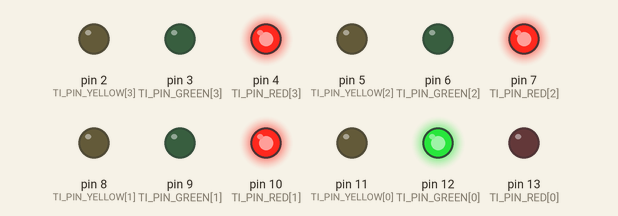
Recording of a sketch running on a simulated Arduino Uno, built with avr-gcc and run on an emulated ATmega328P. Parts: output pins drawn as LEDs (lit = HIGH).

Above: at 2.5 s.
At 4.5 s:
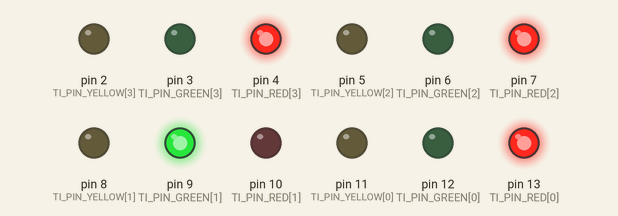
At 5.5 s:
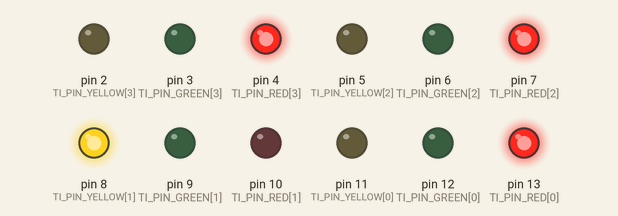
At 6.5 s:
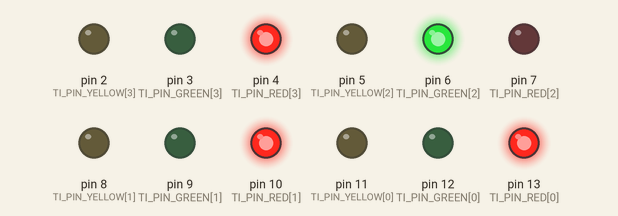
At 8.5 s:
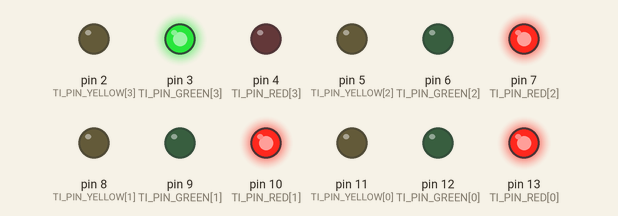
At 11.5 s:
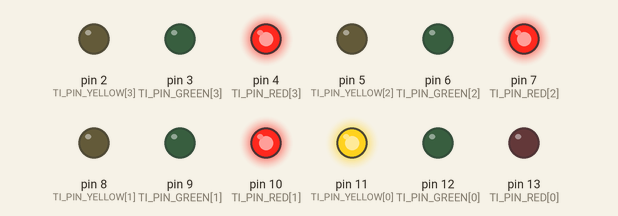
Timing chart, 0 to 12.4 s (numbered marks = the images above):
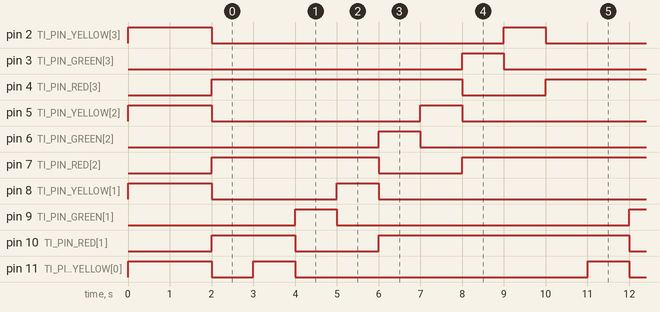

The sketch:

traffic_intersection.ino
```cpp
#include "src/logic.h"

void setup() {
  ti_init();          // all yellow while starting up
  delay(2000);
  ti_apply_phase(0);
}

void loop() {
  delay(1000);
  ti_next_phase();
}
```

logic.cpp
```cpp
#include "logic.h"

const uint8_t TI_PIN_RED[TI_NUM_DIRECTIONS]    = {13, 10, 7, 4};
const uint8_t TI_PIN_GREEN[TI_NUM_DIRECTIONS]  = {12, 9, 6, 3};
const uint8_t TI_PIN_YELLOW[TI_NUM_DIRECTIONS] = {11, 8, 5, 2};

static uint8_t g_color[TI_NUM_DIRECTIONS];
static uint8_t g_phase = 0;

void ti_init() {
  for (uint8_t d = 0; d < TI_NUM_DIRECTIONS; d++) {
    pinMode(TI_PIN_RED[d], OUTPUT);
    pinMode(TI_PIN_GREEN[d], OUTPUT);
    pinMode(TI_PIN_YELLOW[d], OUTPUT);
    ti_set_direction(d, TI_YELLOW);
  }
  g_phase = 0;
}

bool ti_set_direction(uint8_t dir, uint8_t color) {
  if (dir >= TI_NUM_DIRECTIONS || color > TI_YELLOW) {
    return false;
  }
  digitalWrite(TI_PIN_RED[dir], (color == TI_RED) ? HIGH : LOW);
  digitalWrite(TI_PIN_GREEN[dir], (color == TI_GREEN) ? HIGH : LOW);
  digitalWrite(TI_PIN_YELLOW[dir], (color == TI_YELLOW) ? HIGH : LOW);
  g_color[dir] = color;
  return true;
}

uint8_t ti_direction_color(uint8_t dir) {
  if (dir >= TI_NUM_DIRECTIONS) {
    return TI_RED;
  }
  return g_color[dir];
}

bool ti_apply_phase(uint8_t phase) {
  if (phase >= TI_NUM_PHASES) {
    return false;
  }
  uint8_t active = phase / 2;
  uint8_t color = (phase % 2 == 0) ? TI_GREEN : TI_YELLOW;
  for (uint8_t d = 0; d < TI_NUM_DIRECTIONS; d++) {
    ti_set_direction(d, (d == active) ? color : (uint8_t)TI_RED);
  }
  g_phase = phase;
  return true;
}

void ti_next_phase() {
  ti_apply_phase((g_phase + 1) % TI_NUM_PHASES);
}

uint8_t ti_phase() {
  return g_phase;
}

bool ti_is_safe() {
  uint8_t not_red = 0;
  for (uint8_t d = 0; d < TI_NUM_DIRECTIONS; d++) {
    if (g_color[d] != TI_RED) {
      not_red++;
    }
  }
  return not_red <= 1;
}
```

logic.h
```cpp
// traffic_intersection: 4-way intersection, 12 LEDs (red/green/yellow per direction), 8 phases.
// Adapted from https://github.com/rajeshThakare/Arduino-UNO-for-Absolute-Beginners (Codes/1_LED/traffic signals, MIT).
#ifndef LOGIC_H
#define LOGIC_H
#include <Arduino.h>

#define TI_NUM_DIRECTIONS 4
#define TI_NUM_PHASES 8

enum TiColor : uint8_t { TI_RED = 0, TI_GREEN = 1, TI_YELLOW = 2 };

extern const uint8_t TI_PIN_RED[TI_NUM_DIRECTIONS];     // {13, 10, 7, 4}
extern const uint8_t TI_PIN_GREEN[TI_NUM_DIRECTIONS];   // {12, 9, 6, 3}
extern const uint8_t TI_PIN_YELLOW[TI_NUM_DIRECTIONS];  // {11, 8, 5, 2}

void ti_init();                                        // pins OUTPUT; start-up state: all directions yellow
bool ti_set_direction(uint8_t dir, uint8_t color);     // drive the 3 LEDs of one direction; false if args invalid
uint8_t ti_direction_color(uint8_t dir);               // last color set for a direction (TI_RED if dir invalid)
bool ti_apply_phase(uint8_t phase);                    // phase p: direction p/2 gets GREEN (p even) or YELLOW (p odd), others RED
void ti_next_phase();                                  // apply (phase + 1) % TI_NUM_PHASES
uint8_t ti_phase();                                    // current phase index
bool ti_is_safe();                                     // true if at most one direction is not red

#endif
```

Measured:
- by itself, pin 4 (TI_PIN_RED[3]), pin 7 (TI_PIN_RED[2]), pin 10 (TI_PIN_RED[1]), pin 13 (TI_PIN_RED[0]): alternates HIGH for 6.0 s and LOW for 2.0 s
- by itself, pin 5 (TI_PIN_YELLOW[2]), pin 8 (TI_PIN_YELLOW[1]), pin 11 (TI_PIN_YELLOW[0]): repeats every 8.0 s: HIGH 1.0 s, LOW 7.0 s
- by itself, pin 2 (TI_PIN_YELLOW[3]), pin 3 (TI_PIN_GREEN[3]), pin 6 (TI_PIN_GREEN[2]), pin 9 (TI_PIN_GREEN[1]), pin 12 (TI_PIN_GREEN[0]): alternates HIGH for 1.0 s and LOW for 7.0 s
